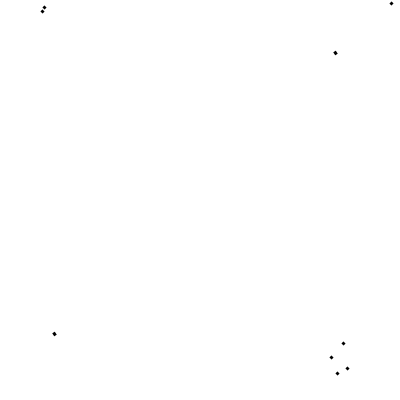
Frame 1 (no input)
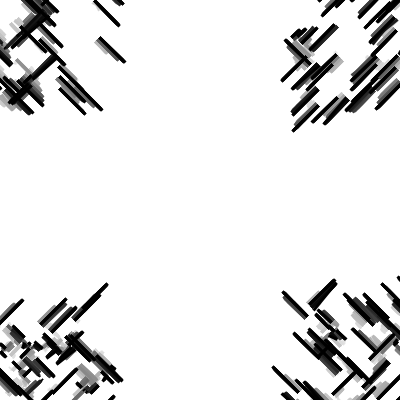
Frame 60 (the mouse pressed at the canvas centre just before this capture)
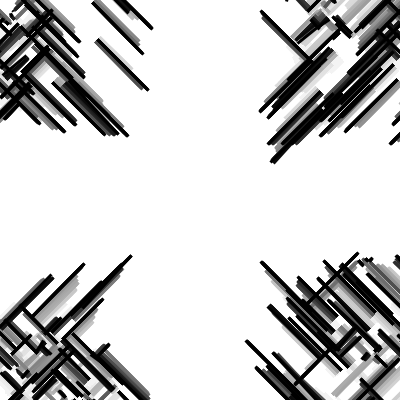
Frame 120 (the mouse held since frame 60 and released just before this capture)

The Processing sketch that drew these frames (run headless with seeded random() and noise(); from frame 60 on, the mouse is pressed at the canvas centre):

// Processing sketch: ImranAli13_uploadconvert_withKICKS
// ── ImranAli13_uploadconvert_withKICKS.pde
// TUNIO 2018
// His name was Imran Mir

// Could make radial! and switching! and cosntant angle shifts!

myrect[] lines;
int N = 400;
ArrayList<Float> other_x = new ArrayList<Float>();
ArrayList<Float> other_y = new ArrayList<Float>();

int kicker[] = {1, 0, -1};

void setup() {
  size(400, 400);
  background(255);

  lines = new myrect[N];

  //lines[0] = new myrect(width,height/2,PI, 0);
  //lines[1] = new myrect(0,height/2,0, 1);

  for (int i = 0; i < N; i++) {
    switch(i%4) {
    case 0:
      lines[i] = new myrect(width+(random(200)-100), height+(random(200)-100), -3*PI/4, i); //   ^\
      break;
    case 1:
      lines[i] = new myrect(0+(random(200)-100), height+(random(200)-100), -1*PI/4, i); //   /^
      break;
    case 2:
      lines[i] = new myrect(0+(random(200)-100), 0+(random(200)-100), PI/4, i); //   \_
      break;
    case 3:
      lines[i] = new myrect(width+(random(200)-100), 0+(random(200)-100), 3*PI/4, i); //   _/
      break;
    }
  }
}

void draw() {
  fill(255, 10);
  noStroke();
  rect(-1, -1, width+1, height+1);

  other_x.clear();
  other_y.clear();

  for (int i = 0; i < N; i++) {   
    lines[i].update();
    other_x.add(lines[i].myxgoto);
    other_y.add(lines[i].myygoto);
  }

  for (int i = 0; i < N; i++) {
    lines[i].checkNeighbours(other_x, other_y);
  }
}


class myrect {
  float T;
  float Tstep = 0.2 + random(1)/100;
  float myx;
  float myy;
  float mya;
  float myxgoto;
  float myygoto;
  float mystroke = 0;

  float step = 3;
  int myd;
  float norway_factor = 6;

  int lastcollwith;
  int thiscollwith;

  int kickme;

  myrect(float xin, float yin, float angle, int mydex) {
    myx = xin;
    myy = yin;
    mya = angle;
    myd = mydex;
  }

  void update() {
    strokeCap(SQUARE);
    strokeWeight(3);
    stroke(mystroke);
    myxgoto = myx+T*step*cos(mya);
    myygoto = myy+T*step*sin(mya);

    if (random(1)>0.9) {
      kickme = kicker[(int)random(3)];
      myx = myx+kickme*step*cos(mya);
      myy = myy-kickme*step*sin(mya);
    }

    line(myx, myy, myxgoto, myygoto);
    T+=Tstep;
  }

  void change(float newangle) {
    myx = myx+T*step*cos(mya);
    myy = myy+T*step*sin(mya);
    T = 0;
    mya = newangle;
  }

  void checkNeighbours(ArrayList<Float> nx, ArrayList<Float> ny) {
    float mindist = 999999999;

    for (int i = 0; i < N; i++) {
      float cdist = dist(myxgoto, myygoto, nx.get(i), ny.get(i));

      if (cdist <= mindist && i != myd) {
        mindist = cdist;
        thiscollwith = i;
      }
    }

    if (mindist <= norway_factor && thiscollwith != lastcollwith) {
      change(mya + PI/2);
      lastcollwith = thiscollwith;
    }
  }
}
